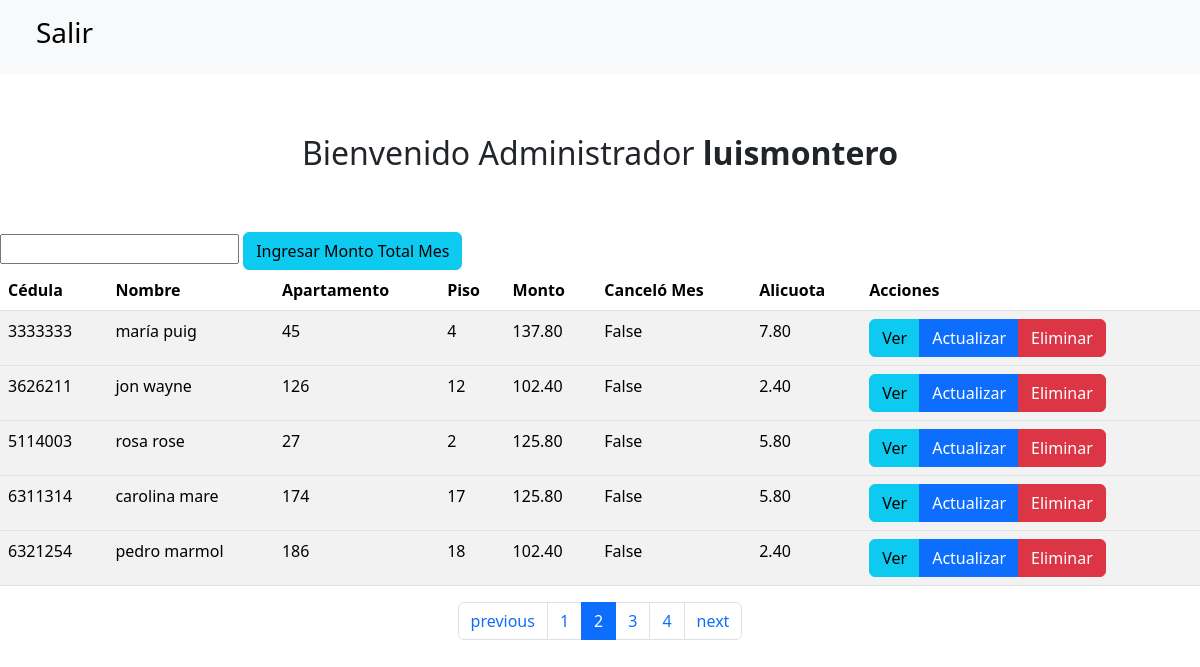
Page /muestra/?page=2 (signed in) on the committed database.
### pago_condominio/models.py (models this page shows, shortened)
class User(AbstractUser):
    cedula = models.CharField(max_length=12)
    nombre = models.CharField(max_length=120,)
    apellido = models.CharField(max_length=120)
    email = models.EmailField(max_length=150, unique=True)
    username = models.CharField(max_length=150, unique=True)
    usuario_activo = models.BooleanField(default = True)
    usuario_administrador = models.BooleanField(default = False)
    USERNAME_FIELD = 'username'
    REQUIRED_FIELD = ['email', 'nombre', 'apellido']

class Propietario(models.Model):
    cedula = models.IntegerField(default=0, unique=True)
    nombre = models.CharField(max_length=150)
    apartamento = models.IntegerField(default=0)
    piso = models.IntegerField(default=0)
    monto = models.DecimalField(default=0, max_digits=6, decimal_places=2)
    cancelar = models.BooleanField( default=False)
    alicuota = models.DecimalField(default=0, max_digits=4, decimal_places=2)

### pago_condominio/views.py (the view)
# urls.py: path('muestra/', views.PropietarioLista, name='muestra'),
@login_required
def  PropietarioLista(request):
    model = Propietario
    propietarios =  Propietario.objects.order_by('cedula')
    cantidad =Propietario.objects.count()
    print(cantidad)
    page_number = request.GET.get('page')
    paginator = Paginator(propietarios, 5)
    print(page_number)
    try:
       page_obj = paginator.page(page_number)
    except PageNotAnInteger:
        page_obj = paginator.page(1)
    except EmptyPage:
        page_obj = paginator.page(paginator.num_pages)
    contexto = {
          'propietarios' : propietarios,
          'page_obj': page_obj,
          'cantidad': cantidad,
    }
    return render(request, 'propietarios/muestra.html', contexto)

### pago_condominio/templates/propietarios/muestra.html (shortened to what this page needs)
<!DOCTYPE html>
<html>
    <head>
        <link rel="stylesheet" href="">
        {% load bootstrap5 %}
        {% bootstrap_css %}
        {% load static %}
    </head>
    <body>
    <nav class="navbar navbar-expand-lg bg-light">
      <div class="container-fluid">
        <div class="collapse navbar-collapse" id="navbarSupportedContent">
          <ul class="navbar-nav me-auto mb-2 mb-lg-0">
            <li class="nav-item">
              <a class="nav-link active" aria-current="page" href="{% url 'logout' %}"><h3>Salir</h3></a>
            </li>
          </ul>
        </div>
      </div>
    </nav>
    {% if user.is_authenticated %}
      <div class = "titulo"><h2>Bienvenido Administrador<strong>  {{user.username}} </strong></h2></div>
        <form action = 'saldos' method = 'POST'>
            <input type = 'number' name = 'saldos' >
            <td><input type = 'submit' name = 'enviar' value = 'Ingresar Monto Total Mes' class = "btn btn-info"></td>
        </form>
      <table class="table table-striped table-hover">
          <thead>
            <tr>
              <th>Cédula</th>
              <th>Nombre</th>
              <th>Apartamento</th>
              <th>Piso</th>
              <th>Monto</th>
              <th>Canceló Mes</th>
              <th>Alicuota</th>
              <th>Acciones</th>
            </tr>
          </thead>
            {% for item in page_obj %}
              <tbody>
                <tr>
                  <td>{{item.cedula}}</td>
                  <td>{{item.nombre}}</td>
                  <td>{{item.apartamento}}</td>
                  <td>{{item.piso}}</td>
                  <td>{{item.monto}}</td>
                  <td>{{item.cancelar}}</td>
                  <td>{{item.alicuota}}</td>
                  <td>
                    <form action = "elimina/{{item.id}}" method = "GET">
                      <div class="btn-group">
                          <a href="/detalle/{{item.id}}" title = "Ver" type="button" class = "btn btn-info">Ver</a>
                          <a href="/actualiza/{{item.id}}" title = "Actualizar" type="button" class = "btn btn-primary">Actualizar</a>
                          <a href="/elimina/{{item.id}}" title = "Actualizar" type="button" class = "btn btn-danger">Eliminar</a>
                      </div>
                    </form>
                  </td>
                </tr>
            {% endfor %}
            </tbody>
      </table>
    {% endif %}
    <nav aria-label="Page navigation example">
      <ul class="pagination justify-content-center">
      {% if page_obj.has_previous %}
        <li class="page-item  ">
          <a class="page-link" href="?page={{ page_obj.previous_page_number }}">previous</a>
        </li>
      {% endif %}
      {% for page in page_obj.paginator.page_range %}
        <li class = "page-item {% if page_obj.number == page %}active{% endif %}"><a class="page-link" href = "?page={{page}}">{{page}}</a></li>
      {% endfor %}
      {% if page_obj.has_next %}
        <li class="page-item">
          <a class="page-link" href="?page={{ page_obj.next_page_number }}">next</a>
        </li>
      {% endif %}
      </ul>
    </nav>
    </body>
</html>

### pago_condominio/templates/propietarios/muestra.html (style rules this page uses)
.titulo { text-align: center; margin: 60px 0px 60px 0px; }

### rows in the picture
User: username "luismontero"
Propietario: cedula "3333333", nombre "maría puig", apartamento "45", piso "4", monto "137.80", cancelar "False", alicuota "7.80"
Propietario: cedula "3626211", nombre "jon wayne", apartamento "126", piso "12", monto "102.40", cancelar "False", alicuota "2.40"
Propietario: cedula "5114003", nombre "rosa rose", apartamento "27", piso "2", monto "125.80", cancelar "False", alicuota "5.80"
Propietario: cedula "6311314", nombre "carolina mare", apartamento "174", piso "17", monto "125.80", cancelar "False", alicuota "5.80"
Propietario: cedula "6321254", nombre "pedro marmol", apartamento "186", piso "18", monto "102.40", cancelar "False", alicuota "2.40"

### other values in the picture
{{ page }} "1" "2" "3" "4"
